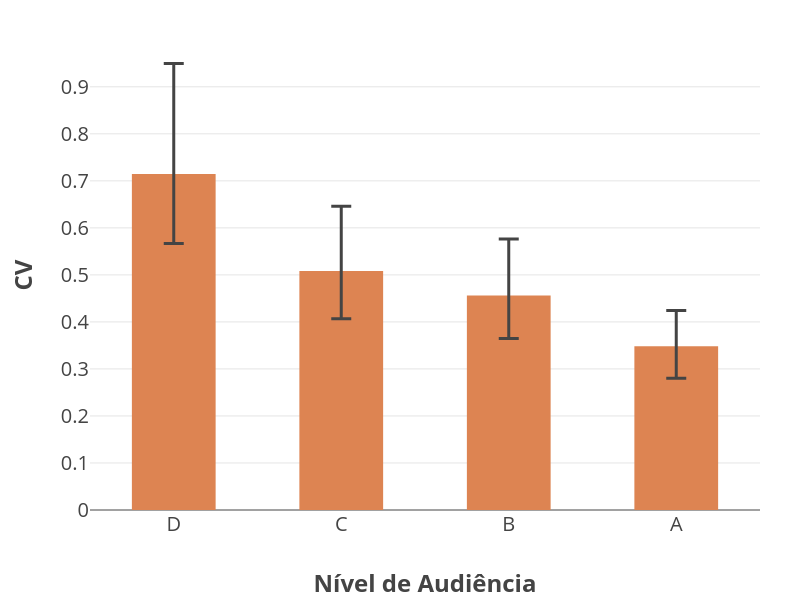

Notebook source saved alongside this figure:
### Markdown cell above
- IQR(intervalo quartil ou amplitude interquartil): Barra de erro superior = Q3 - mediana e Barra de erro inferior = mediana - Q1

### Code cell
fig = go.Figure()

fig.add_trace(
    go.Bar(
        x=stats["tier_audiencia"],
        y=stats["cv_median"],
        error_y=dict(
            type="data",
            symmetric=False,
            array=(stats["cv_q3"] - stats["cv_median"]).tolist(),
            arrayminus=(stats["cv_median"] - stats["cv_q1"]).tolist(),
            thickness=3,
            width=10,
        ),
        marker_color="#DD8452",
        width=0.5,
    )
)

fig.update_layout(
    template="none",
    paper_bgcolor="white",
    plot_bgcolor="white",
    width=800,
    height=600,
    font=dict(size=20),
    margin=dict(l=90, r=40, t=40, b=90),
)

fig.update_xaxes(
    title="<b>Nível de Audiência</b>",
    title_font=dict(size=24),
    tickfont=dict(size=20),
    categoryorder="array",
    categoryarray=["D", "C", "B", "A"]
)

fig.update_yaxes(
    title="<b>CV</b>",
    title_font=dict(size=24),
    tickfont=dict(size=20),
    gridcolor="#e5e5e5"
)

fig.write_image(
    "output/fig_h2_mediana_iqr_cv.png",
    width=800,
    height=600,
    scale=3
)
fig.show()

### Figure 1 — Plotly figure (JSON) as saved in the notebook; plotly's stock layout.template omitted (floating-point values rounded to 4 significant figures)
{"data": [{"error_y": {"array": [0.2352, 0.1375, 0.1199, 0.07581], "arrayminus": [0.1475, 0.1018, 0.09154, 0.06794], "symmetric": false, "thickness": 3, "type": "data", "width": 10}, "marker": {"color": "#DD8452"}, "type": "bar", "width": 0.5, "x": ["D", "C", "B", "A"], "y": [0.7144, 0.5083, 0.4562, 0.3483]}], "layout": {"font": {"size": 20}, "height": 600, "margin": {"b": 90, "l": 90, "r": 40, "t": 40}, "paper_bgcolor": "white", "plot_bgcolor": "white", "width": 800, "xaxis": {"categoryarray": ["D", "C", "B", "A"], "categoryorder": "array", "tickfont": {"size": 20}, "title": {"font": {"size": 24}, "text": "<b>Nível de Audiência</b>"}}, "yaxis": {"gridcolor": "#e5e5e5", "tickfont": {"size": 20}, "title": {"font": {"size": 24}, "text": "<b>CV</b>"}}}}
